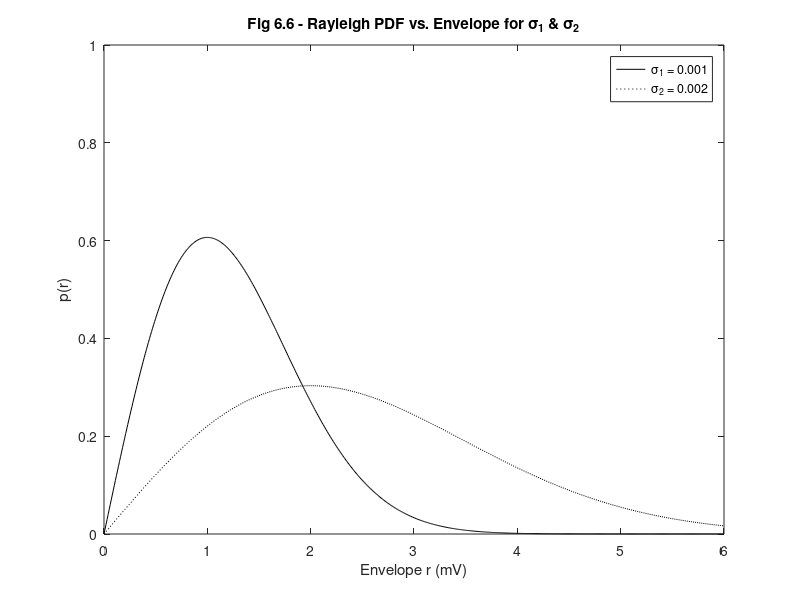

MATLAB code to generate this figure:
%%%%%%%%%%%%%%%%%%%%%%%%%%%%%%%%%%%%%%%%%%%%%%%%%%%%%%%%%%%%%
%%                                                         %%
%% ******************************************************  %%
%% * Smart Antennas for Wireless Applications w/ Matlab *  %%
%% ******************************************************  %%
%%                                                         %%
%% Chapter 6: Fig 6.6                                      %%
%%                                                         %%
%% Author: Frank Gross                                     %%
%% McGraw-Hill, 2005                                       %%
%% Date:  9/29/2004                                        %%
%%                                                         %%
%% This code creates Fig 6.6, a plot of a Rayleigh PDF for %%
%%     two different standard deviations, sigma = 1 & 2.   %%
%%%%%%%%%%%%%%%%%%%%%%%%%%%%%%%%%%%%%%%%%%%%%%%%%%%%%%%%%%%%% 

%%------------------- Define Variables:--------------------%%
% sig1, sig2 - standard deviation                           %
% r - Envelope (mV)                                         %
% p_sig1 - Rayleigh Distribution for sig1                   %
% p_sig2 - Rayleigh Distribution for sig2                   %
%%---------------------------------------------------------%%

%%------------------ Given Values ------------------%%

sig1 = 1;   sig2 = 2;

r = 0:.01:6;

%%--------- Determine Rayleigh Distributions -------%%

p_sig1 = r.*exp(-r.^2/(2*sig1^2))/sig1^2;
p_sig2 = r.*exp(-r.^2/(2*sig2^2))/sig2^2;

%%------------------ Plot Results ------------------%%

plot(r,p_sig1,'k',r,p_sig2,'k:')
axis([0 6 0 1])

title('\bfFig 6.6 - Rayleigh PDF vs. Envelope for \sigma_1 & \sigma_2')
xlabel('Envelope r (mV)')
ylabel('p(r)')

legend('\sigma_1 = 0.001','\sigma_2 = 0.002')
